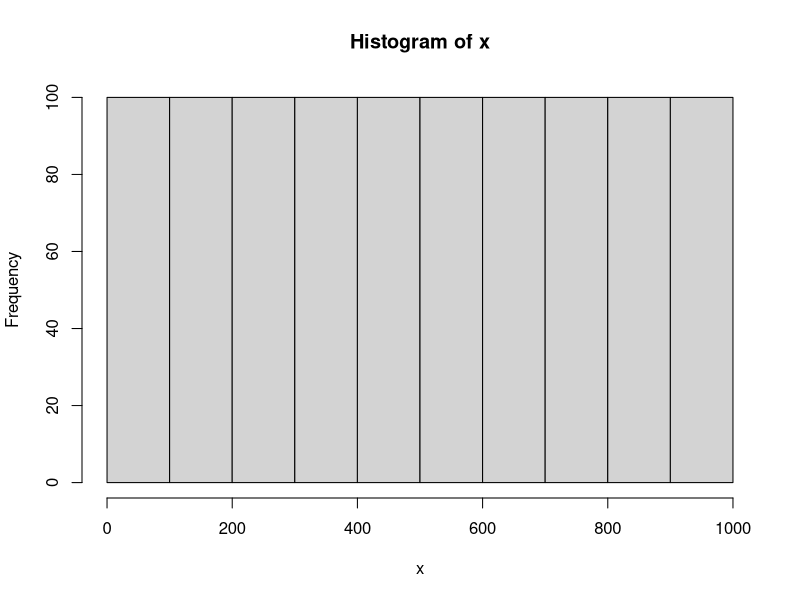
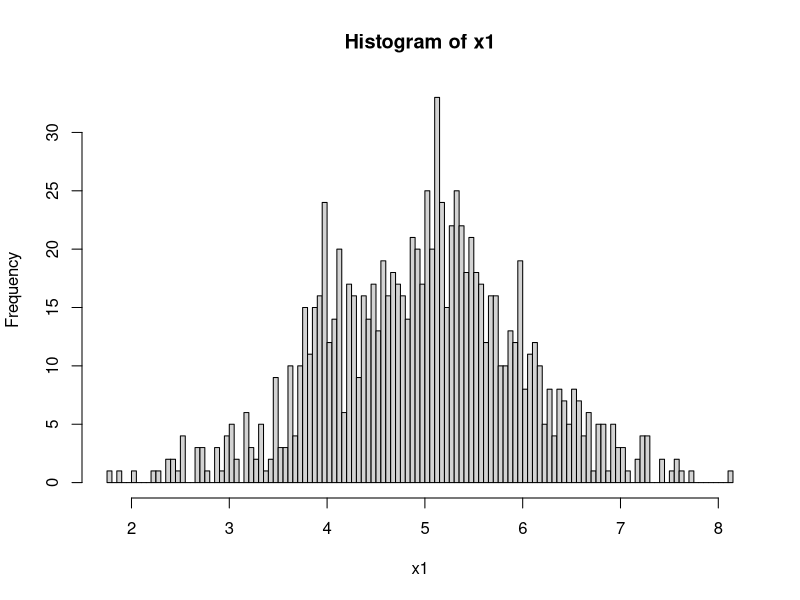
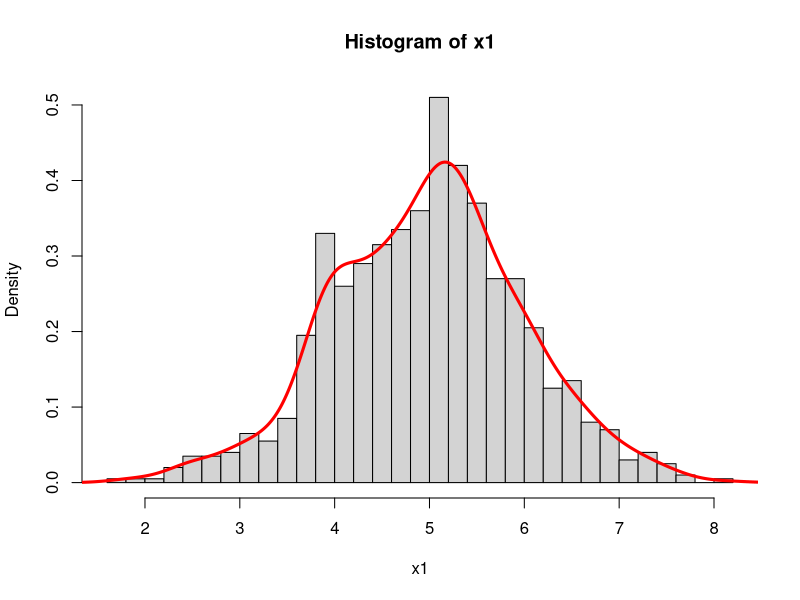
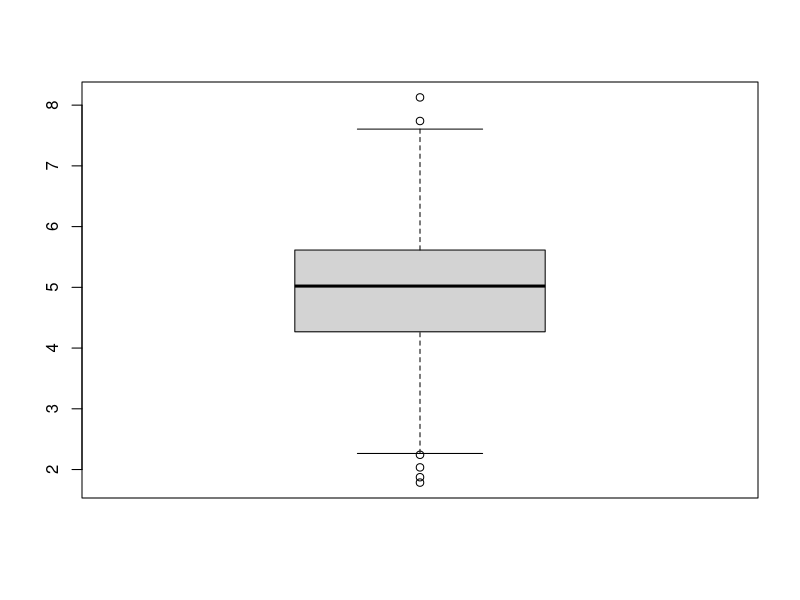
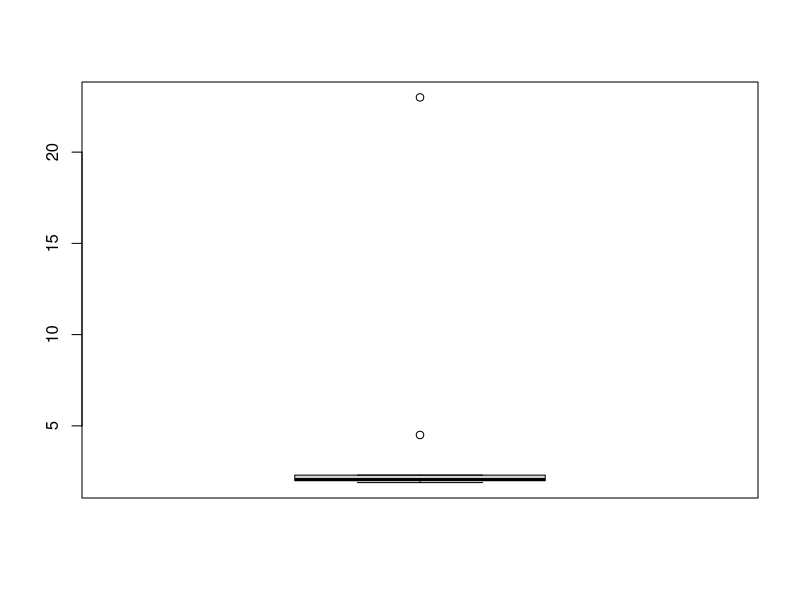

Source code (R) for these figures, in order:

################################################################################
#    &&&....&&&    % Learning R Course in Summer of 2022                       #
#  &&&&&&..&&&&&&  % Teacher: Bo Li, Mingwei Liu                               #
#  &&&&&&&&&&&&&&  % Date: Jul. 13th, 2022                                     #
#   &&&&&&&&&&&&   %                                                           #
#     &&&&&&&&     % Environment: R version 4.1.1;                             #
#       &&&&       % Platform: x86_64-w64-mingw32/x64 (64-bit)                 #
#        &         %                                                           #
################################################################################

################################################################################
### code chunk number 06: Description and Statistics of Data.
################################################################################

### ****************************************************************************
### Step-01. About working directory in R. 

# For windows, work directory. 

pri.dir <- getwd()

setwd("D:/00-GitHub/LRC/tmp/")

### End of Step-01.
### ****************************************************************************

### ****************************************************************************
### Step-02. mean(), median(). 

# 1) Mean. 

x <- c(1:10)

av <- mean(x)

print(av)

x[3] <- NA

print(x)

av1 <- mean(x, na.rm = TRUE)

print(av1)

?mean # remove

# 2) Median. 

mv <- median(x)

print(mv)

# 3) fivenum

x <- 1:10

fivenum(x)

summary(x)

# 4) var, sd

var(x)

x1 <- var(x)

x1^0.5

sd(x)

# 5) data distribution

x <- 1:1000

hist(x)

x1 <- rnorm(1000, mean = 5, sd = 1)

mean(x1); sd(x1); var(x1)

hist(x1, breaks = 100) # 直方图

hist(x1, breaks = 30, probability = TRUE)

lines(density(x1), col = "red", lwd = 3)

### End of Step-02.
### ****************************************************************************

### ****************************************************************************
### Step-03. For example. 

# 1) Installing the related R package. 

install.packages("fBasics")

# 2) Computing the statistics.

# 3) Computing other incicates.

x1

quantile(x1)
median(x1)

quantile(x1)[3] == median(x1)

boxplot(x1) # 触须

quantile(x1, 0.75) - quantile(x1, 0.25) # !!!

IQR(x1)

range(x1)

# 

e <- c(2.1, 2.0, 1.9, 4.5, 2.2, 2.3, 1.89, 23, 2.0, 2.01)

te1 <- mean(e)

te2 <- median(e)

te3 <- mean(e[c(-4, -8)])

print(te3)

boxplot(e)


### End of Step-03.
### ****************************************************************************

### ****************************************************************************
### Step-04. Reading and writing xlsx format files. 

# 1) Reading the xlsx files. 


# 2) Writing the xlsx files. 


### End of Step-04.
### ****************************************************************************

### ****************************************************************************
### Step-05. Reading and writing XML format files. 

# 1) Reading the XML files. 


# 2) Writing the XML files. 

### End of Step-05.
### ****************************************************************************

### ****************************************************************************
### Step-06. Reading and writing json format files. 

# 1) Reading the json files. 


# 2) Writing the json files. 

### End of Step-06.
### ****************************************************************************

################################################################################
### End of chunk-01.
################################################################################
